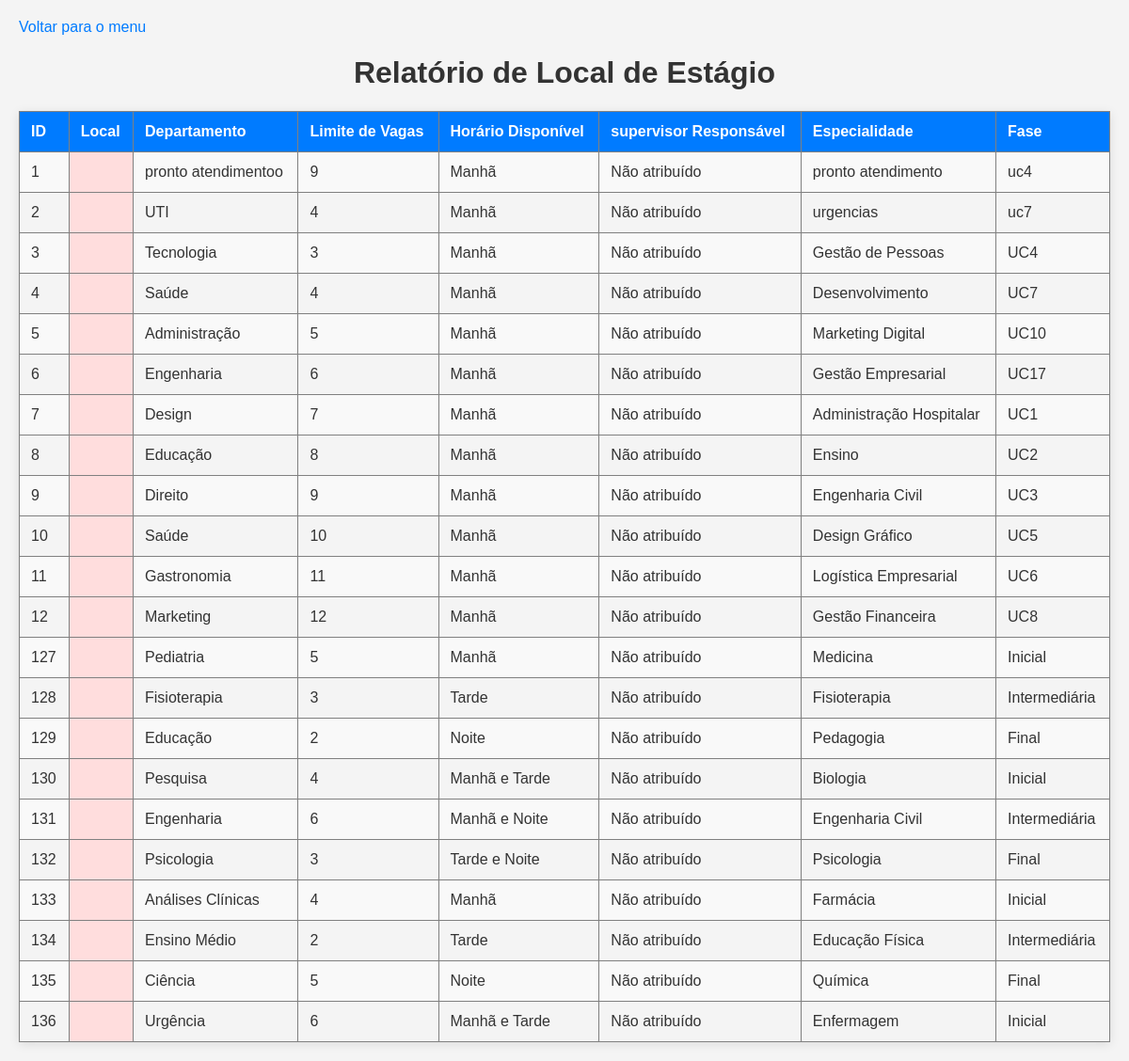
The app's page /relatorio_supervisor.php (signed in) with its own data.
### tables this page shows
CREATE TABLE `locais_estagio` (
  `id` int NOT NULL AUTO_INCREMENT,
  `local` varchar(100) NOT NULL,
  `departamento` varchar(100) NOT NULL,
  `limite_vagas` int NOT NULL,
  `horario_disponivel` enum('Manhã','Tarde','Noite','Manhã e Tarde','Manhã e Noite','Tarde e Noite') NOT NULL,
  `especialidade` varchar(100) NOT NULL,
  `fase_estagio` varchar(20) NOT NULL,
  PRIMARY KEY (`id`)
);

### LocalDepartamento.php (called while the page is built, shortened)
<?php
class LocalDepartamento {
    private $conn;
    private $table = 'locais_estagio';
    public function __construct($db) {
        $this->conn = $db;
    }
    public function read() {
        $query = "SELECT * FROM " . $this->table;
        $stmt = $this->conn->prepare($query);
        $stmt->execute();
        return $stmt;
    }
}
?>

### Local.php (called while the page is built, shortened)
<?php
class Local {
    private $conn;
    private $table = 'local';
    public function __construct($db) {
        $this->conn = $db;
    }
    public function readById($id) {
        $query = "SELECT * FROM " . $this->table . " WHERE id = ? LIMIT 0,1";
        $stmt = $this->conn->prepare($query);
        $stmt->bindParam(1, $id);
        $stmt->execute();
        if ($stmt->rowCount() > 0) {
            $row = $stmt->fetch(PDO::FETCH_ASSOC);
            $this->id = $row['id'];
            $this->instituicao = $row['instituicao'];
            return $row;
        } else {
            return null;
        }
    }
}
?>

### relatorio_supervisor.php (the view, shortened to what this page needs)
<?php
    include_once 'LocalDepartamento.php';
    include_once 'Local.php';
?>
<!DOCTYPE html>
<html lang="pt-BR">
<head>
    <link rel="stylesheet" href="estilinho.css">
</head>
<body>
<a href="index.php">Voltar para o menu</a>
    <h1>Relatório de Local de Estágio</h1>
    <table border="1">
        <tr>
            <th>ID</th>
            <th>Local</th>
            <th>Departamento</th>
            <th>Limite de Vagas</th>
            <th>Horário Disponível</th>
            <th>supervisor Responsável</th>
            <th>Especialidade</th>
            <th>Fase</th>
        </tr>
        <?php
        $database = new Database();
        $db = $database->getConnection();
        $local_estagio = new LocalDepartamento($db);
        $stmt = $local_estagio->read();
        while ($row = $stmt->fetch(PDO::FETCH_ASSOC)) {
            if (isset($row['supervisor_id'])) {
                $supervisor_id = $row['supervisor_id'];
                $supervisor = new supervisor($db);
                $stmt_supervisor = $supervisor->readById($supervisor_id);
                if ($stmt_supervisor) {
                    $supervisor_nome = $stmt_supervisor['nome'];
                } else {
                    $supervisor_nome = 'Não encontrado';
                }
            } else {
                $supervisor_nome = 'Não atribuído';
            }
            $local_id = $row['local'];
            $local = new Local($db);
            $stmt_local = $local->readById($local_id);
            $local_nome = $stmt_local['nome'];
            echo "<tr>";
            echo "<td>" . $row['id'] . "</td>";
            echo "<td>" . $local_nome . "</td>";
            echo "<td>" . $row['departamento'] . "</td>";
            echo "<td>" . $row['limite_vagas'] . "</td>";
            echo "<td>" . $row['horario_disponivel'] . "</td>";
            echo "<td>" . $supervisor_nome . "</td>";
            echo "<td>" . $row['especialidade'] . "</td>";
            echo "<td>" . $row['fase_estagio'] . "</td>";
            echo "</tr>";
        }
        ?>
    </table>
</body>
</html>

### estilinho.css (style rules this page uses)
body { font-family: Arial, sans-serif; background-color: #f4f4f4; color: #333; margin: 0; padding: 20px; }
a { text-decoration: none; color: #007bff; }
h1 { text-align: center; color: #333; }
table { width: 100%; border-collapse: collapse; margin-top: 20px; box-shadow: 0 2px 10px rgba(0, 0, 0, 0.1); }
th, td { padding: 12px; text-align: left; }
th { background-color: #007bff; color: white; }
tr:nth-child(even) { background-color: #f9f9f9; }
td:empty { background-color: #ffdddd; text-align: center; }

### records on screen
locais_estagio: id "1", departamento "pronto atendimentoo", limite_vagas "9", horario_disponivel "Manhã", supervisor_nome "Não atribuído", especialidade "pronto atendimento", fase_estagio "uc4"
locais_estagio: id "2", departamento "UTI", limite_vagas "4", horario_disponivel "Manhã", supervisor_nome "Não atribuído", especialidade "urgencias", fase_estagio "uc7"
locais_estagio: id "3", departamento "Tecnologia", limite_vagas "3", horario_disponivel "Manhã", supervisor_nome "Não atribuído", especialidade "Gestão de Pessoas", fase_estagio "UC4"
locais_estagio: id "4", departamento "Saúde", limite_vagas "4", horario_disponivel "Manhã", supervisor_nome "Não atribuído", especialidade "Desenvolvimento", fase_estagio "UC7"
locais_estagio: id "5", departamento "Administração", limite_vagas "5", horario_disponivel "Manhã", supervisor_nome "Não atribuído", especialidade "Marketing Digital", fase_estagio "UC10"
locais_estagio: id "6", departamento "Engenharia", limite_vagas "6", horario_disponivel "Manhã", supervisor_nome "Não atribuído", especialidade "Gestão Empresarial", fase_estagio "UC17"
locais_estagio: id "7", departamento "Design", limite_vagas "7", horario_disponivel "Manhã", supervisor_nome "Não atribuído", especialidade "Administração Hospitalar", fase_estagio "UC1"
locais_estagio: id "8", departamento "Educação", limite_vagas "8", horario_disponivel "Manhã", supervisor_nome "Não atribuído", especialidade "Ensino", fase_estagio "UC2"
locais_estagio: id "9", departamento "Direito", limite_vagas "9", horario_disponivel "Manhã", supervisor_nome "Não atribuído", especialidade "Engenharia Civil", fase_estagio "UC3"
locais_estagio: id "10", departamento "Saúde", limite_vagas "10", horario_disponivel "Manhã", supervisor_nome "Não atribuído", especialidade "Design Gráfico", fase_estagio "UC5"
locais_estagio: id "11", departamento "Gastronomia", limite_vagas "11", horario_disponivel "Manhã", supervisor_nome "Não atribuído", especialidade "Logística Empresarial", fase_estagio "UC6"
locais_estagio: id "12", departamento "Marketing", limite_vagas "12", horario_disponivel "Manhã", supervisor_nome "Não atribuído", especialidade "Gestão Financeira", fase_estagio "UC8"
locais_estagio: id "127", departamento "Pediatria", limite_vagas "5", horario_disponivel "Manhã", supervisor_nome "Não atribuído", especialidade "Medicina", fase_estagio "Inicial"
locais_estagio: id "128", departamento "Fisioterapia", limite_vagas "3", horario_disponivel "Tarde", supervisor_nome "Não atribuído", especialidade "Fisioterapia", fase_estagio "Intermediária"
locais_estagio: id "129", departamento "Educação", limite_vagas "2", horario_disponivel "Noite", supervisor_nome "Não atribuído", especialidade "Pedagogia", fase_estagio "Final"
locais_estagio: id "130", departamento "Pesquisa", limite_vagas "4", horario_disponivel "Manhã e Tarde", supervisor_nome "Não atribuído", especialidade "Biologia", fase_estagio "Inicial"
locais_estagio: id "131", departamento "Engenharia", limite_vagas "6", horario_disponivel "Manhã e Noite", supervisor_nome "Não atribuído", especialidade "Engenharia Civil", fase_estagio "Intermediária"
locais_estagio: id "132", departamento "Psicologia", limite_vagas "3", horario_disponivel "Tarde e Noite", supervisor_nome "Não atribuído", especialidade "Psicologia", fase_estagio "Final"
locais_estagio: id "133", departamento "Análises Clínicas", limite_vagas "4", horario_disponivel "Manhã", supervisor_nome "Não atribuído", especialidade "Farmácia", fase_estagio "Inicial"
locais_estagio: id "134", departamento "Ensino Médio", limite_vagas "2", horario_disponivel "Tarde", supervisor_nome "Não atribuído", especialidade "Educação Física", fase_estagio "Intermediária"
locais_estagio: id "135", departamento "Ciência", limite_vagas "5", horario_disponivel "Noite", supervisor_nome "Não atribuído", especialidade "Química", fase_estagio "Final"
locais_estagio: id "136", departamento "Urgência", limite_vagas "6", horario_disponivel "Manhã e Tarde", supervisor_nome "Não atribuído", especialidade "Enfermagem", fase_estagio "Inicial"
